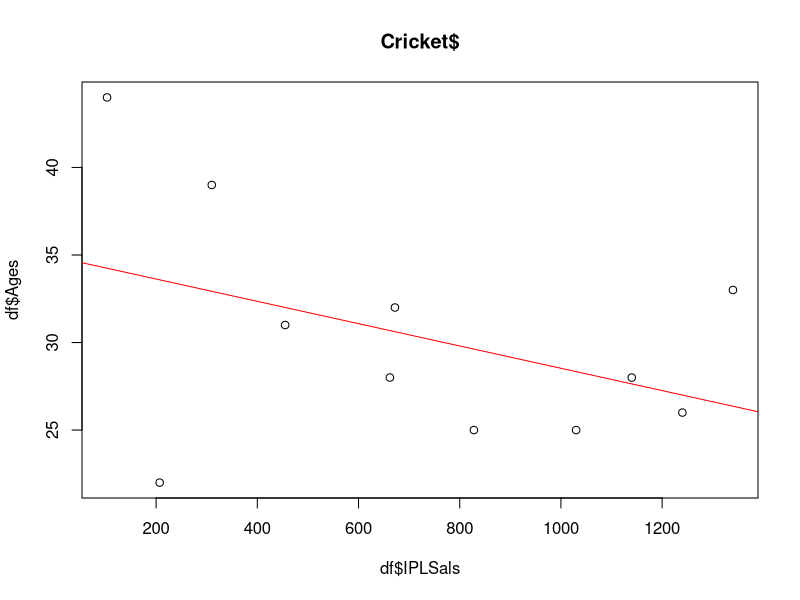
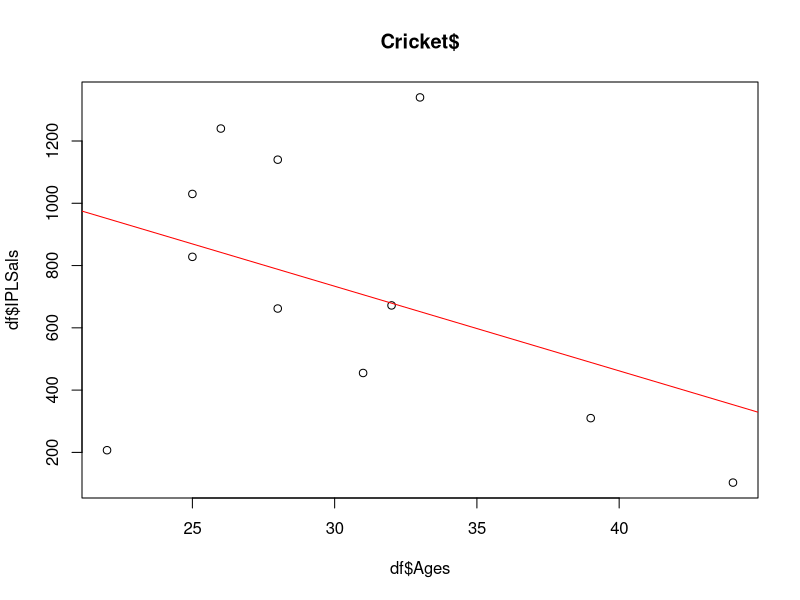
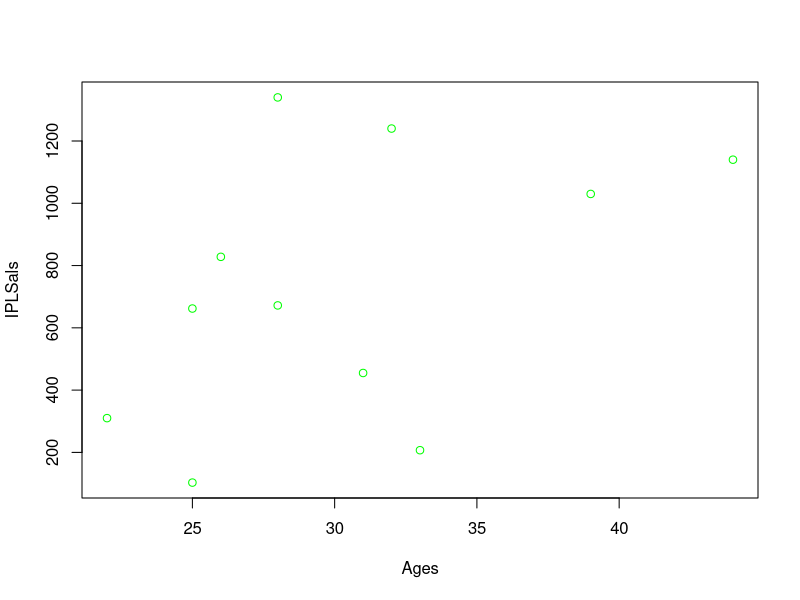
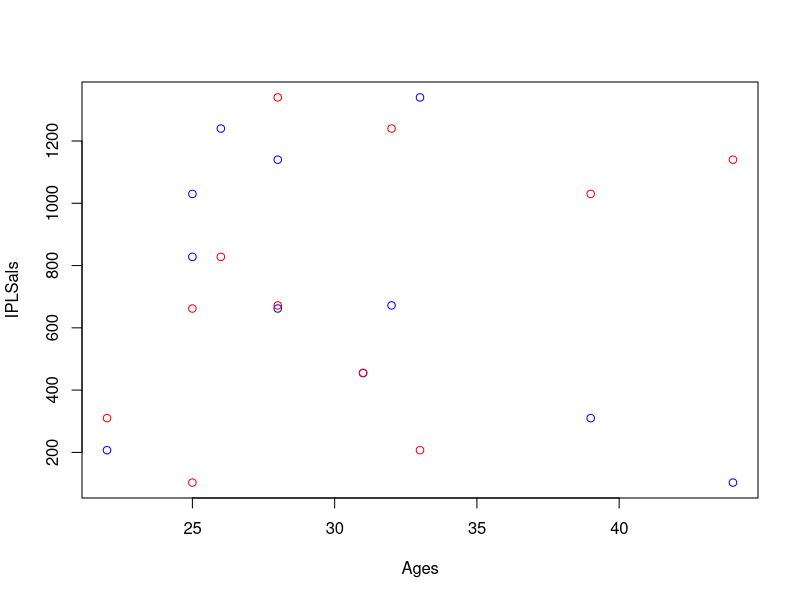
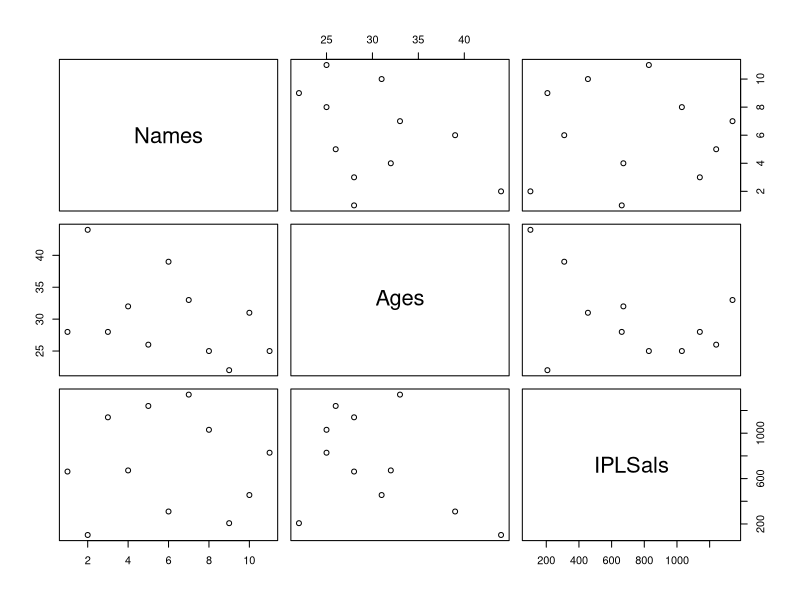

R code for these plots, in order:
## ---- chunk 1
# create a variable 
scores = c(75, 80, 85)

# Do statistics
scores * 2
mean(scores)     # mean()
median(scores)   # median()
sd(scores)       # sd()
## ---- chunk 2
# Build a group of related vectors
Names  =  c("Mike  Hussey",  "Aaron  Finch",  "Brad  Hogg",  "Steve  Smith",
            "George  Bailey",  "Mitchell  Johnson",  "Shaun  Marsh",  
            "Glenn  Maxwel l",  "Pat  Cummins",  "Mitchell  Starc",  "David  Warner")
Ages = c(39,28,44,25,32,33,31,26,22,25,28)
IPLSals = c(310,662,103,828,672,1340,455,1240,207,1030,1140)


# Combine different vectors
df = data.frame(Names, Ages,IPLSals)
df
## ---- chunk 3
df[1,]      # (row1,columns*)
df[,1]      # (row*,column1)
df[2:3]     # (column2,column3)
df[2:3,]    # (row2,row3)
## ---- chunk 4
mean(df[,2])
mean(df[,"Ages"])
mean(df$Ages)
var(df[,2]) # run help("var") for explaination
sd(df[,2])
## ---- chunk 5
plot(df$Ages ~ df$IPLSals, main = "Cricket$")    #  Add a plot
abline(lm(df$Ages ~ df$IPLSals), col = "red")    #  Adding a linear regression
## ---- chunk 6
fit = lm(df$Ages ~ df$IPLSals)  # lm() Function to Fit Linear Models
fit
## ---- chunk 7
plot(df$IPLSals ~ df$Ages, main = "Cricket$")   # Plot it 
abline(lm(df$IPLSals ~ df$Ages), col="red")
## ---- chunk 8
fit2 = lm(df$IPLSals ~ df$Ages)     # lm() Function to Fit Linear Models
fit2
## ---- chunk 9
sorted = sort(Ages)
plot(sorted, IPLSals, xlab = "Ages", col = "green" )
## ---- chunk 10
plot(Ages, IPLSals, col = "blue" )
points(sorted, IPLSals, col = "red" )                 # add points to a plot
## ---- chunk 11
plot(df)
